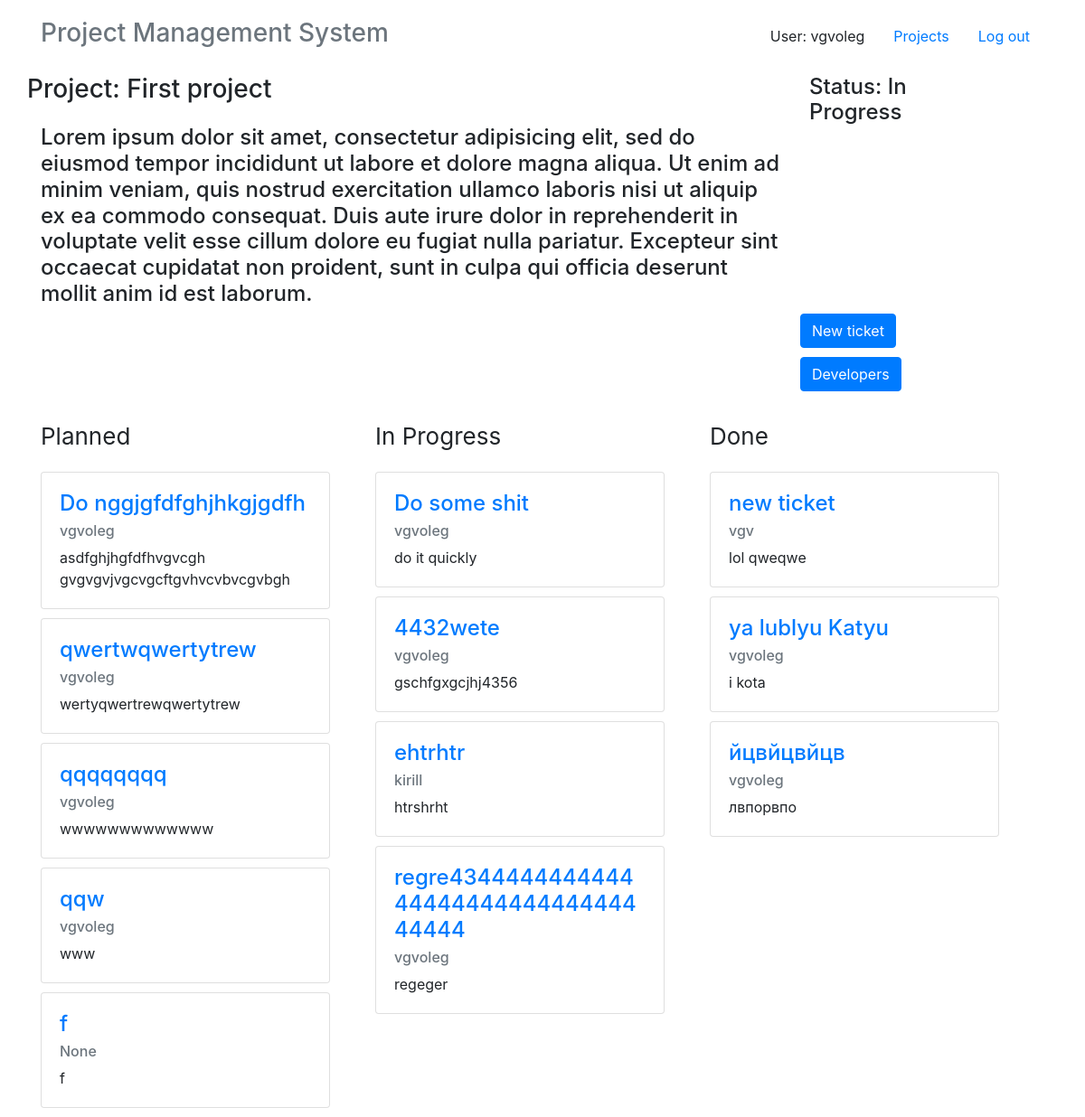
Page /project/1 (signed in) on the committed database.
### app/models.py (models this page shows, shortened)
class Project(models.Model):
    title = models.CharField(max_length=40)
    description = models.TextField()
    manager = models.ManyToManyField(User, related_name='managers', blank=True)
    developers = models.ManyToManyField(User, related_name='developers', blank=True)
    status = models.ForeignKey(ProjectStatus, on_delete=models.PROTECT)
    created_date = models.DateField(auto_now_add=True)
    due_date = models.DateField()
    objects = ProjectManager()
    def get_status(self):
        return self.status
    def get_developers(self):
        return self.developers.all()

class ProjectStatus(models.Model):
    title = models.CharField(max_length=20)
    def __str__(self):
        return self.title

class TicketStatus(models.Model):
    title = models.CharField(max_length=20)
    def __str__(self):
        return self.title

class Ticket(models.Model):
    title = models.CharField(max_length=40)
    description = models.TextField()
    project = models.ForeignKey(Project, on_delete=models.CASCADE)
    assignee = models.ForeignKey(User, related_name='assignee', blank=True, null=True)
    reporter = models.ForeignKey(User, related_name='reporter')
    status = models.ForeignKey(TicketStatus, on_delete=models.PROTECT, blank=True, null=True)
    created_date = models.DateField(auto_now_add=True)
    due_date = models.DateField()
    time_estimated = models.IntegerField()
    time_remaining = models.IntegerField(blank=True)
    time_logged = models.IntegerField(default=0)
    objects = TicketManager()

### app/views.py (the view, shortened to what this page needs)
# urls.py: url(r'^project/(?P<project_id>[0-9]+)$', ProjectView.as_view(), name='project'),
class ProjectView(AccessToProjectMixin, MultiFormsView):
    template_name = "app/project_template.html"
    form_classes = {'ticket': TicketForm,
                    'status': ProjectStatusForm,
                    'developers': ProjectDevelopersForm}
    success_url = '/'
    def get_form_kwargs(self, form_name, bind_form=False):
        kw = super(ProjectView, self).get_form_kwargs(form_name, bind_form=bind_form)
        if form_name == 'ticket':
            kw['project_id'] = self.kwargs['project_id']
        return kw
    def get_status_initial(self):
        return {'status': Project.objects.get(id=self.kwargs['project_id']).get_status()}
    def get_developers_initial(self):
        return {'developers': Project.objects.get(id=self.kwargs['project_id']).get_developers()}
    def get_context_data(self, **kwargs):
        context = super(ProjectView, self).get_context_data(**kwargs)
        project_id = self.kwargs['project_id']
        context['project'] = Project.objects.get(id=project_id)
        context['tickets'] = Ticket.objects.filter(project__id=project_id)
        context['status_list'] = TicketStatus.objects.all()
        return context

### app/models.py (called while the page is built)
    @staticmethod
    def is_user_associated(user, project_id):
        project = Project.objects.get(id=project_id)
        return user in project.manager.all() or user in project.developers.all()

### app/view/generic/multiform.py (called while the page is built)
    def get_form_classes(self):
        return self.form_classes

    def get_forms(self, form_classes, form_names=None, bind_all=False):
        return dict([(key, self._create_form(key, klass, (form_names and key in form_names) or bind_all)) \
                     for key, klass in form_classes.items()])

    def get_form_kwargs(self, form_name, bind_form=False):
        kwargs = {}
        kwargs.update({'initial': self.get_initial(form_name)})
        kwargs.update({'prefix': self.get_prefix(form_name)})
        if bind_form:
            kwargs.update(self._bind_form_data())
        return kwargs

    def get_initial(self, form_name):
        initial_method = 'get_%s_initial' % form_name
        if hasattr(self, initial_method):
            return getattr(self, initial_method)()
        else:
            return self.initial.copy()

    def get_prefix(self, form_name):
        return self.prefixes.get(form_name, self.prefix)

    def _create_form(self, form_name, klass, bind_form):
        form_kwargs = self.get_form_kwargs(form_name, bind_form)
        form_create_method = 'create_%s_form' % form_name
        if hasattr(self, form_create_method):
            form = getattr(self, form_create_method)(**form_kwargs)
        else:
            form = klass(**form_kwargs)
        return form

    def get(self, request, *args, **kwargs):
        form_classes = self.get_form_classes()
        forms = self.get_forms(form_classes)
        return self.render_to_response(self.get_context_data(forms=forms))

### app/views.py (called while the page is built)
    def dispatch(self, request, *args, **kwargs):
        project_id = self.kwargs['project_id']
        if Project.objects.is_user_associated(request.user, project_id):
            return super(AccessToProjectMixin, self).dispatch(request, *args, **kwargs)
        else:
            return self.handle_no_permission()

### app/templates/app/project_template.html (shortened to what this page needs)
{% extends "base.html" %}
{% block content %}
<div class="container">
    <div class="row" style="margin-bottom: 20px">
        <div class="col-md-9">
            <div class="row">
                <h3>Project: {{project.title}}</h3>
            </div>
            <div class="row">
                <h4 style="padding: 15px">{{project.description}}</h4>
            </div>
        </div>
        <div class="col-md-2" >
            <div class="row">
                <h4 style="padding-left: 10px" data-toggle="modal" data-target="#updateStatusModal">Status: {{project.status}}</h4>
            </div>
            <div class="row">
              <div id="chartdiv" style="top:-30px;left: -30px; width: 200px; height: 200px"></div>
            </div>
            {% if user in project.manager.all %}
            <div class="row" style="margin-bottom: 10px">
                <button type="button" class="btn btn-primary" data-toggle="modal" data-target="#newTicketModal">
                    New ticket
                </button>
            </div>
            {% endif %}
            {% if user in project.manager.all %}
            <div class="row" style="margin-bottom: 10px">
                <button type="button" class="btn btn-primary" data-toggle="modal" data-target="#projectDevelopersModal">
                    Developers
                </button>
            </div>
            {% endif %}
        </div>
    </div>
    <div class="flex-parent">
        {% for status in status_list %}
        <div class="stolb">
            <div class="title">{{ status }}</div>
            {% for ticket in tickets %}
                {% if ticket.status == status %}
                <div class="card" style="width: 20rem; margin-bottom: 10px">
                  <div class="card-body">
                    <h4 class="card-title">
                        <a href="{% url 'ticket' project_id=project.id ticket_id=ticket.id %}">{{ticket.title}}</a>
                    </h4>
                    <h6 class="card-subtitle mb-2 text-muted">{{ticket.assignee}}</h6>
                    <p class="card-text">{{ticket.description}}</p>
                  </div>
                </div>
                {% endif %}
            {% endfor %}
        </div>
        {% endfor %}
    </div>
            {% include "./creation_ticket_template.html" %}
</div>
{% endblock %}

### app/templates/base.html (shortened to what this page needs)
<!DOCTYPE html>
<html>
<head>
    <link rel="stylesheet" href="https://maxcdn.bootstrapcdn.com/bootstrap/4.0.0-beta.2/css/bootstrap.min.css">
    <link rel="stylesheet" href="https://www.amcharts.com/lib/3/plugins/export/export.css" type="text/css" media="all" />
</head>
<body>
    {% block header %}
    <div class="container">
        <header class="header clearfix" style="margin-bottom: 20px; margin-top: 20px;">
            <nav>
                <ul class="nav nav-pills float-right">
                    <li class="nav-item">
                        <a class="nav-link">User: {{ user.username }}</a>
                    </li>
                    <li class="nav-item">
                        <a class="nav-link" href="/">Projects</a>
                    </li>
                    <li class="nav-item">
                        <a class="nav-link" href="/accounts/logout">Log out</a>
                    </li>
                </ul>
            </nav>
            <h3 class="text-muted"><font color="">Project Management System</font></h3>
        </header>
    </div>
    {% endblock %}
    {% block content %} {% endblock %}
</body>
</html>

### app/templates/base.html (style rules this page uses)
.flex-parent { display: flex; }
.stolb { flex: 1 1 auto; margin-right: 20px; }
.title { font-size: 26px; margin-bottom: 20px }

### rows in the picture
Project: title "First project", description "Lorem ipsum dolor sit amet, consectetur adipisicing elit, sed do eiusmod tempor incididunt ut labore et dolore magna aliqua. Ut enim ad minim veniam, quis nostrud exercitation ullamco laboris nisi ut aliquip ex ea commodo consequat. Duis aute irure dolor in reprehenderit in voluptate velit esse cillum dolore eu fugiat nulla pariatur. Excepteur sint occaecat cupidatat non proident, sunt in culpa qui officia deserunt mollit anim id est laborum.", status "In Progress"
TicketStatus: title "Planned"
Ticket: title "Do nggjgfdfghjhkgjgdfh", assignee "vgvoleg", description "asdfghjhgfdfhvgvcgh gvgvgvjvgcvgcftgvhvcvbvcgvbgh"
Ticket: title "qwertwqwertytrew", assignee "vgvoleg", description "wertyqwertrewqwertytrew"
Ticket: title "qqqqqqqq", assignee "vgvoleg", description "wwwwwwwwwwwww"
Ticket: title "qqw", assignee "vgvoleg", description "www"
Ticket: title "f", assignee "None", description "f"
TicketStatus: title "In Progress"
Ticket: title "Do some shit", assignee "vgvoleg", description "do it quickly"
Ticket: title "4432wete", assignee "vgvoleg", description "gschfgxgcjhj4356"
Ticket: title "ehtrhtr", assignee "kirill", description "htrshrht"
Ticket: title "regre43444444444444444444444444444444444", assignee "vgvoleg", description "regeger"
TicketStatus: title "Done"
Ticket: title "new ticket", assignee "vgv", description "lol qweqwe"
Ticket: title "ya lublyu Katyu", assignee "vgvoleg", description "i kota"
Ticket: title "йцвйцвйцв", assignee "vgvoleg", description "лвпорвпо"

### other values in the picture
{{ user.username }} "vgvoleg"
